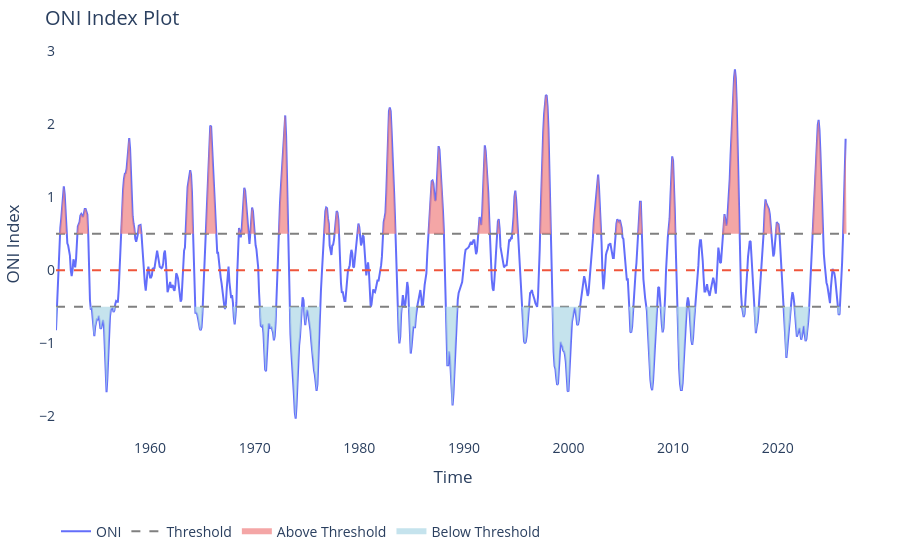

Notebook cell for this chart:
### Code cell
lims = [-.5, .5]
plot_oni_index_th(df1, lims = lims)

### Figure 1 — Plotly figure (JSON) as saved in the notebook; plotly's stock layout.template omitted (floating-point values rounded to 4 significant figures; data arrays with more than 128 entries replaced by an {"elided": "..."} marker saying what was removed)
{"data": [{"line": {"color": "#636EFA", "width": 2}, "mode": "lines", "name": "ONI", "type": "scatter", "x": {"elided": "912 str values"}, "y": {"elided": "912 float values"}}, {"line": {"color": "grey", "dash": "dash"}, "mode": "lines", "name": "Threshold", "showlegend": true, "type": "scatter", "x": ["1951-01-01T00:00:00", "2026-12-01T00:00:00"], "y": [-0.5, -0.5]}, {"line": {"color": "#EF553B", "dash": "dash"}, "mode": "lines", "name": "Zero Line", "showlegend": false, "type": "scatter", "x": ["1951-01-01T00:00:00", "2026-12-01T00:00:00"], "y": [0, 0]}, {"line": {"color": "grey", "dash": "dash"}, "mode": "lines", "name": "Threshold", "showlegend": false, "type": "scatter", "x": ["1951-01-01T00:00:00", "2026-12-01T00:00:00"], "y": [0.5, 0.5]}, {"fill": "toself", "fillcolor": "lightcoral", "mode": "none", "name": "Above Threshold", "opacity": 0.7, "type": "scatter", "x": {"elided": "1824 str values"}, "y": {"elided": "1824 float values"}}, {"fill": "toself", "fillcolor": "lightblue", "mode": "none", "name": "Below Threshold", "opacity": 0.7, "type": "scatter", "x": {"elided": "1824 str values"}, "y": {"elided": "1824 float values"}}], "layout": {"font": {"size": 14}, "legend": {"orientation": "h", "y": -0.2}, "margin": {"b": 50, "l": 50, "r": 50, "t": 50}, "plot_bgcolor": "white", "title": {"text": "ONI Index Plot"}, "xaxis": {"title": {"text": "Time"}}, "yaxis": {"title": {"text": "ONI Index"}}}}
